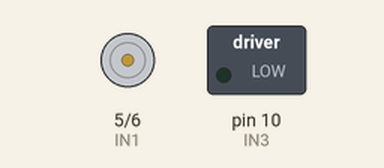
A sketch run on a simulated Arduino Uno, built with avr-gcc and run on an emulated ATmega328P. Parts: motor-driver pin pairs drawn as motors (green arrow = first pin HIGH = forward, orange = second pin HIGH = backward, longer = more drive, scaled by the enable pin), switched loads named in the sketch (green lamp = pin HIGH).

Above: at 2.0 s.
At 5.0 s:
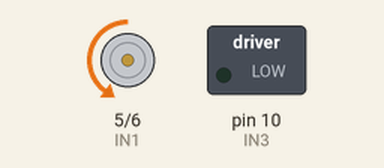
Timing chart, 0 to 7.8 s (numbered marks = the images above):
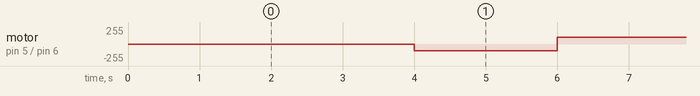

The sketch:

L298MOTOR.ino
```cpp
int IN1=5;
int IN2=6;
int IN3=10;
int IN4=9;
int ENA=3;
int ENB=11;


void setup() {
  pinMode (IN1 , OUTPUT);
  pinMode (IN2 , OUTPUT);
  pinMode (IN3 , OUTPUT);
  //pinMode (IN4 , OUTPUT);
  //pinMode (ENA , OUTPUT);
  //pinMode (ENB , OUTPUT);
}

void loop() {

  /////clockwise for 4 sec

  digitalWrite (IN1,HIGH);
  digitalWrite (IN2,LOW);
    delay(4000);


   ////pad clockwise for 2 sec
analogWrite (ENA,100);
   digitalWrite (IN2,HIGH);
  digitalWrite (IN1,LOW);
  delay(2000);

 // digitalWrite (IN3,LOW);
 // digitalWrite (IN4,HIGH);
 // analogWrite (ENB,200);
}
```

Measured:
- by itself, motor on pin 5 (IN1) / pin 6 (IN2): alternates forward 100/255 for 4.0 s and backward 100/255 for 2.0 s
